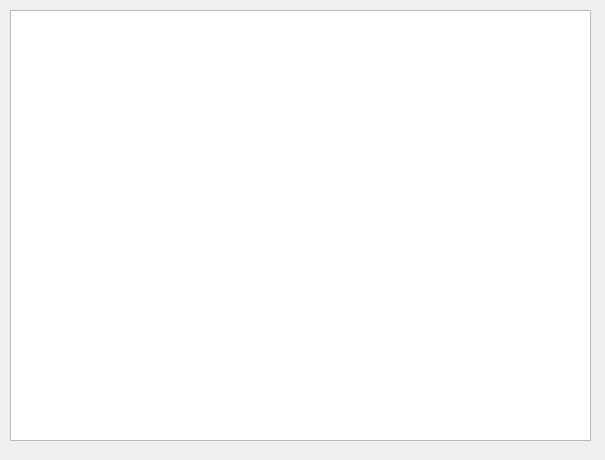
<?xml version="1.0" encoding="UTF-8"?>
<ui version="4.0">
 <class>fillTableDialog</class>
 <widget class="QDialog" name="fillTableDialog">
  <property name="geometry">
   <rect>
    <x>0</x>
    <y>0</y>
    <width>605</width>
    <height>460</height>
   </rect>
  </property>
  <property name="windowTitle">
   <string>Dialog</string>
  </property>
  <widget class="QTableWidget" name="tableWidget">
   <property name="geometry">
    <rect>
     <x>10</x>
     <y>10</y>
     <width>581</width>
     <height>431</height>
    </rect>
   </property>
  </widget>
 </widget>
 <resources/>
 <connections/>
</ui>
